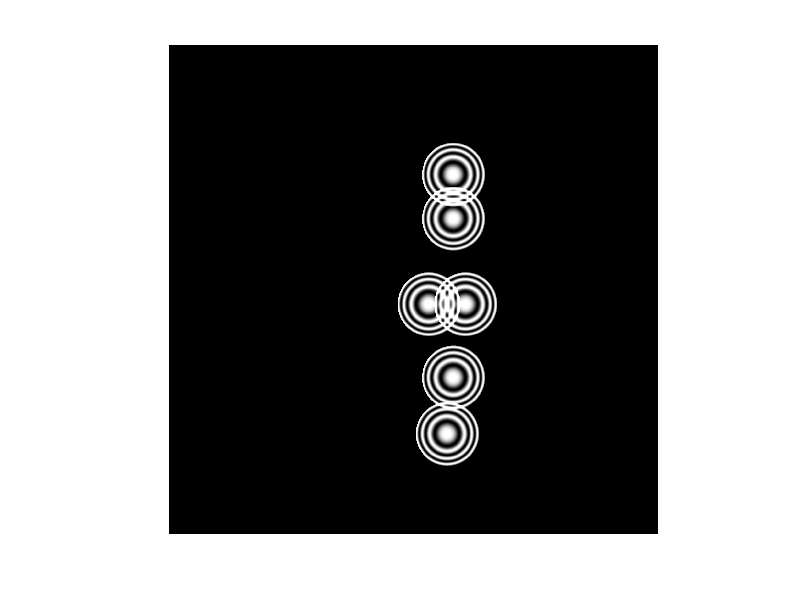

The MATLAB script that drew this image:
clc;clear all;
load('pattern.mat');
D_prime = padarray(D_prime,[700 700],0,'both');
D1 = circshift(D_prime,[-530,100]);
D2 = circshift(D_prime,[-350,100]);
D3 = circshift(D_prime,[530,75]);
D4 = circshift(D_prime,[300,100]);
D5 = circshift(D_prime,[0,0]);
D6 = circshift(D_prime,[0,150]);
D = D1+D2+D3+D4+D5+D6;
figure;imshow(D);